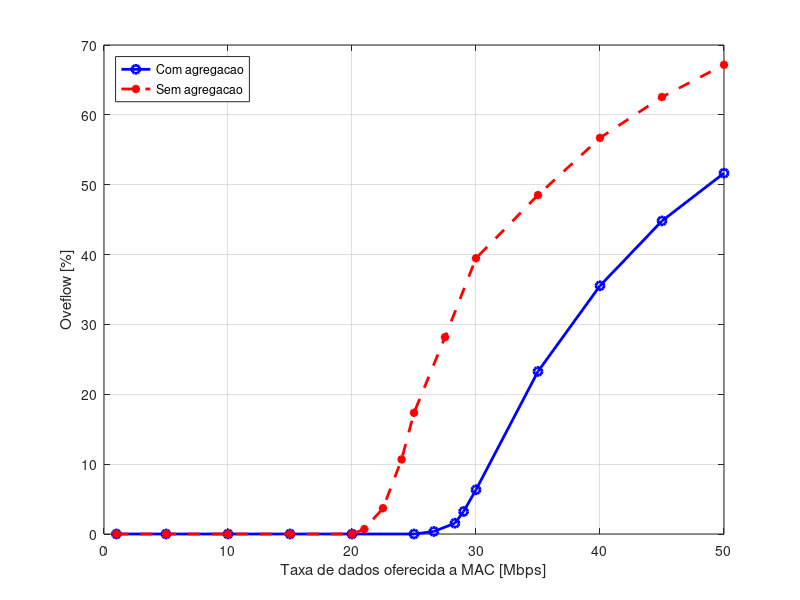

MATLAB code to generate this figure:
clc
clear all
close all

%% With BA & Aggregation

offeDataBA = [1 5 10 15 20 25 26.6 28.3 29 30 35 40 45 50];
queOFBA = [0     0       0       0       0       ;... % 1
         0     0       0       0       0       ;... % 5
         0     0       0       0       0       ;... % 10
         0     0       0       0       0       ;... % 15
         0     0       0       0       0       ;... % 20
         0     0       0       0       0       ;... % 25
         0         0         0         0.018107 0         ;... % 26.6
         0.0048238 0.0038803 0         0.068626 0         ;... % 28.3
         0.0072150 0.0231047 0.014465  0.091028 0.025436  ;... % 29
         0.0578001 0.0289609 0.0381443 0.159399 0.032384  ;... % 30
         0.219064  0.193678  0.210463  0.307434 0.232985  ;... % 35
         0.349445  0.343308  0.327511  0.416533 0.339962  ;... % 40
         0.437923  0.435213  0.43513   0.494229 0.438403  ;... % 45
         0.510328  0.500577  0.504171  0.561192 0.506693  ];   % 50
   
m_queOFBA = mean(queOFBA,2);

%% Without BA & Aggregation

offeData = [1 5 10 15 20 21 22.5 24 25 27.5 30 35 40 45 50];
queOF = [0         0         0         0         0       ;... % 1
         0         0         0         0         0       ;... % 5
         0         0         0         0         0       ;... % 10
         0         0         0         0         0       ;... % 15
         0         0         0         0         0       ;... % 20
         0         0         0         0.035207  0         ;... % 21
         0.0372639 0.002973  0.013212  0.130975  0         ;... % 22.5
         0.102464  0.103204  0.070000  0.189734  0.068542  ;... % 24
         0.152573  0.150545  0.154974  0.245781  0.163641  ;... % 25
         0.265584  0.265752  0.257916  0.350914  0.268394  ;... % 27.5
         0.348943  0.3486    0.366736  0.427527  0.481651  ;... % 30
         0.473527  0.47607   0.469213  0.529148  0.477581  ;... % 35
         0.558452  0.555116  0.557277  0.606332  0.558102  ;... % 40
         0.621349  0.614327  0.612904  0.658735  0.620625  ;... % 45
         0.669026  0.664672  0.657649  0.700869  0.666379 ];    % 50
     
m_queOF = mean(queOF,2);

%% Plot

plot(offeDataBA,100.*m_queOFBA,'b-o','LineWidth',2);
hold on;
plot(offeData,100.*m_queOF,'r--*','LineWidth',2);
grid on;
xlabel('Taxa de dados oferecida a MAC [Mbps]');
ylabel('Oveflow [%]');
legend('Com agregacao','Sem agregacao','Location','NorthWest');
print('-dbmp','overVSOffer');